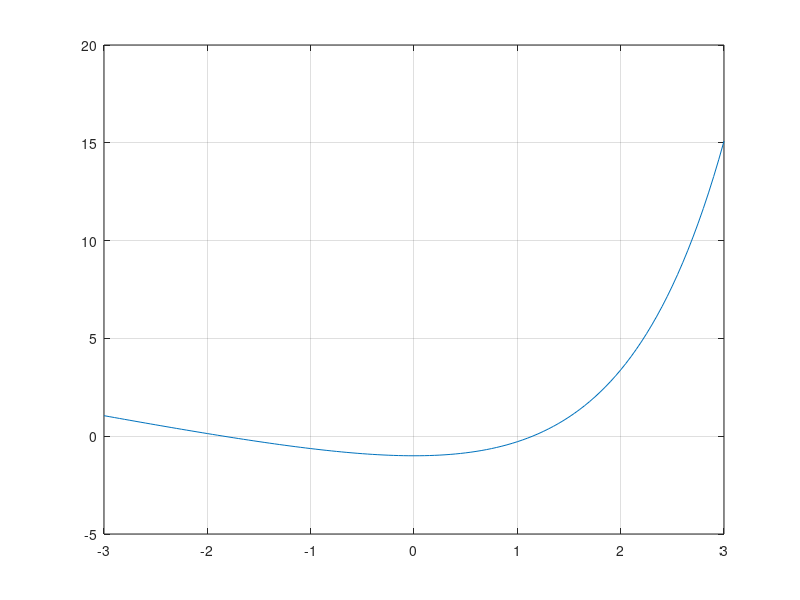

This chart was generated by the following MATLAB code: (Note: this script raises an error after producing the figure.)
% Script para testear NewtonRaphson.m
% Luciano Ponzellini Marinelli (2025)

clear, clc

%% ploteo para ver las raices de la funcion
g=@(x) exp(x)-x-2;
dg=@(x) exp(x)-1; %defino la derivada de g(x)

xx=-3:0.05:3;

plot(xx,g(xx)), grid on, hold on

%% aproximo las raices por NR sin derivada numerica
% raiz positiva

r1 = NewtonRaphson(g,dg,1,1e-6,30)

% ploteo una marca de asterisco para verificar
plot(r1,0,'k*')
% evaluo g en la raiz r2
val1 = g(r1)

% raiz negativa
r2 = NewtonRaphson(g,dg,-2,1e-6,30)

% ploteo una marca de asterisco para verificar
plot(r2,0,'k*')
% evaluo g en la raiz r2
val2 = g(r2)
